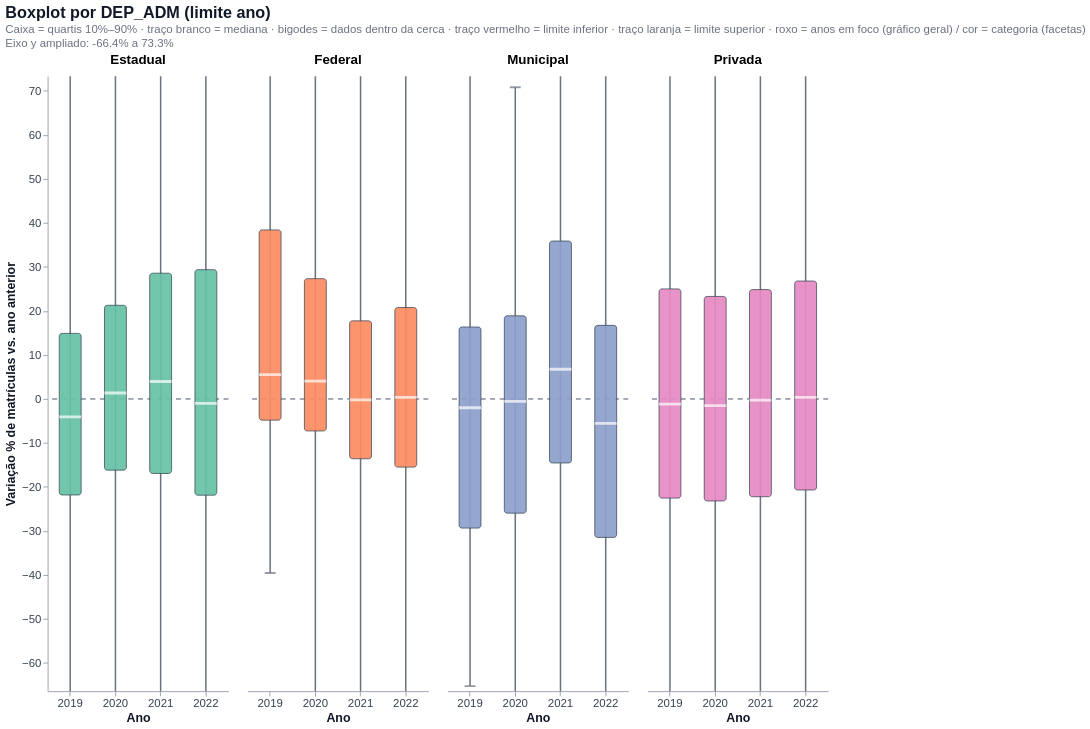

Here is the notebook cell this chart was saved with:
### Markdown cell above
### 6.2 — Boxplots facetados por categoria
Mesmos limites da etapa 3 (calculados com todas as escolas do ano). Sem pontos individuais, para ficar leve.

### Code cell
def boxplot_facetado(d, dim, modo):
    dd = d[d["ANO"].isin(ANOS_FOCO)] if BOXPLOT_SO_ANOS_FOCO else d
    if dd.empty:
        print(f"[{dim}] Nenhuma linha nos anos {ANOS_FOCO}. Anos disponíveis: {sorted(int(a) for a in d['ANO'].unique())}")
        return None
    dd = dd.copy()
    dd[dim] = dd[dim].fillna("(vazio)").astype(str)   # NaN não derruba o groupby
    stats = estatisticas_box(dd, ["ANO", dim], modo)
    if stats.empty or "n" not in stats.columns:
        print(f"[{dim}] Sem dados para o boxplot.")
        return None
    stats = stats[stats["n"] >= N_MIN_CATEGORIA]
    if stats.empty:
        print(f"[{dim}] Nenhuma categoria com pelo menos {N_MIN_CATEGORIA} escolas/ano. Diminua N_MIN_CATEGORIA.")
        return None
    n_fac = stats[dim].nunique()
    n_anos = stats["ANO"].nunique()
    larg = int(max(110, (LARGURA_GRAFICO - 60 * n_fac) / n_fac))
    tam = tamanho_caixa(n_anos, larg)
    x_enc = alt.X("ANO:O", title="Ano", axis=alt.Axis(labelAngle=0))
    dom = dominio_y(d, stats)
    camadas = camadas_boxplot(stats, alt.Chart(stats), x_enc, dom, tam, cor_por=dim)
    graf = (alt.layer(*camadas).properties(width=larg, height=int(ALTURA_GRAFICO * 0.85))
            .facet(column=alt.Column(f"{dim}:N", title=None, header=alt.Header(labelFontSize=14, labelFontWeight="bold")))
            .properties(title=alt.Title(f"Boxplot por {dim} (limite {modo.lower()})",
                                        subtitle=[LEGENDA_BOX.format(qi=Q_INFERIOR, qs=Q_SUPERIOR), f"Eixo y ampliado: {dom[0]:.1f}% a {dom[1]:.1f}%"])))
    return estilizar(graf)


def relatar_facetados(d):
    for dim in BOXPLOT_POR:
        if dim in d.columns:
            graf = boxplot_facetado(d, dim, LIMITE_PARA_CRUZAMENTO)
            mostrar(graf, f"Boxplot facetado por {dim}")


secao("Etapa 6.2 — Boxplots facetados")
relatar_facetados(dados)

### Figure 1 — Vega-Lite specification as saved in the notebook (floating-point values rounded to 4 significant figures)
{"config": {"view": {"continuousWidth": 300, "continuousHeight": 300, "stroke": null}, "axis": {"domainColor": "#9CA3AF", "gridColor": "#E5E7EB", "labelColor": "#374151", "labelFontSize": 12, "tickColor": "#9CA3AF", "titleColor": "#111827", "titleFontSize": 13}, "legend": {"labelFontSize": 12, "symbolSize": 120, "titleFontSize": 12}, "range": {"category": {"scheme": "set2"}}, "title": {"anchor": "start", "color": "#111827", "fontSize": 17, "subtitleColor": "#6B7280", "subtitleFontSize": 12}}, "data": {"name": "data-23195341fbb80901c8d237e2725926aa"}, "facet": {"column": {"field": "DEP_ADM", "header": {"labelFontSize": 14, "labelFontWeight": "bold"}, "title": null, "type": "nominal"}}, "spec": {"layer": [{"mark": {"type": "rule", "clip": true, "color": "#9CA3AF", "strokeDash": [5, 5]}, "encoding": {"y": {"scale": {"clamp": false, "domain": [-66.4, 73.34], "nice": false}, "datum": 0}}}, {"mark": {"type": "rule", "clip": true, "color": "#6B7280", "strokeWidth": 1.6}, "encoding": {"x": {"axis": {"labelAngle": 0}, "field": "ANO", "title": "Ano", "type": "ordinal"}, "y": {"field": "bigode_inf", "scale": {"clamp": false, "domain": [-66.4, 73.34], "nice": false}, "title": "Variação % de matrículas vs. ano anterior", "type": "quantitative"}, "y2": {"field": "bigode_sup"}}}, {"mark": {"type": "tick", "clip": true, "color": "#6B7280", "size": 11.5, "thickness": 2}, "encoding": {"x": {"axis": {"labelAngle": 0}, "field": "ANO", "title": "Ano", "type": "ordinal"}, "y": {"field": "bigode_inf", "scale": {"clamp": false, "domain": [-66.4, 73.34], "nice": false}, "type": "quantitative"}}}, {"mark": {"type": "tick", "clip": true, "color": "#6B7280", "size": 11.5, "thickness": 2}, "encoding": {"x": {"axis": {"labelAngle": 0}, "field": "ANO", "title": "Ano", "type": "ordinal"}, "y": {"field": "bigode_sup", "scale": {"clamp": false, "domain": [-66.4, 73.34], "nice": false}, "type": "quantitative"}}}, {"mark": {"type": "bar", "clip": true, "cornerRadius": 3, "opacity": 0.92, "size": 23, "stroke": "#2F3E4E", "strokeWidth": 0.8}, "encoding": {"color": {"field": "DEP_ADM", "legend": null, "scale": {"scheme": "set2"}, "type": "nominal"}, "tooltip": [{"field": "ANO", "title": "Ano", "type": "ordinal"}, {"field": "n", "title": "escolas", "type": "quantitative"}, {"field": "q_inf", "format": ".1f", "title": "quartil inferior", "type": "quantitative"}, {"field": "mediana", "format": ".1f", "title": "mediana", "type": "quantitative"}, {"field": "q_sup", "format": ".1f", "title": "quartil superior", "type": "quantitative"}, {"field": "lim_inf", "format": ".1f", "title": "limite inferior", "type": "quantitative"}, {"field": "lim_sup", "format": ".1f", "title": "limite superior", "type": "quantitative"}, {"field": "pct_marcada", "format": ".1f", "title": "% marcadas", "type": "quantitative"}], "x": {"axis": {"labelAngle": 0}, "field": "ANO", "title": "Ano", "type": "ordinal"}, "y": {"field": "q_inf", "scale": {"clamp": false, "domain": [-66.4, 73.34], "nice": false}, "type": "quantitative"}, "y2": {"field": "q_sup"}}}, {"mark": {"type": "tick", "clip": true, "color": "white", "size": 23, "thickness": 3}, "encoding": {"x": {"axis": {"labelAngle": 0}, "field": "ANO", "title": "Ano", "type": "ordinal"}, "y": {"field": "mediana", "scale": {"clamp": false, "domain": [-66.4, 73.34], "nice": false}, "type": "quantitative"}}}, {"mark": {"type": "tick", "clip": true, "color": "#D1495B", "size": 32.2, "thickness": 3}, "encoding": {"x": {"axis": {"labelAngle": 0}, "field": "ANO", "title": "Ano", "type": "ordinal"}, "y": {"field": "lim_inf", "scale": {"clamp": false, "domain": [-66.4, 73.34], "nice": false}, "type": "quantitative"}}}, {"mark": {"type": "tick", "clip": true, "color": "#E8A33D", "size": 32.2, "thickness": 3}, "encoding": {"x": {"axis": {"labelAngle": 0}, "field": "ANO", "title": "Ano", "type": "ordinal"}, "y": {"field": "lim_sup", "scale": {"clamp": false, "domain": [-66.4, 73.34], "nice": false}, "type": "quantitative"}}}], "height": 646, "width": 190}, "title": {"text": "Boxplot por DEP_ADM (limite ano)", "subtitle": ["Caixa = quartis 10%–90% · traço branco = mediana · bigodes = dados dentro da cerca · traço vermelho = limite inferior · traço laranja = limite superior · roxo = anos em foco (gráfico geral) / cor = categoria (facetas)", "Eixo y ampliado: -66.4% a 73.3%"]}, "$schema": "https://vega.github.io/schema/vega-lite/v5.20.1.json", "datasets": {"data-23195341fbb80901c8d237e2725926aa": [{"ANO": 2019, "DEP_ADM": "Estadual", "q_inf": -21.83, "mediana": -4.082, "q_sup": 14.89, "bigode_inf": -81.54, "bigode_sup": 78.57, "lim_inf": -82.13, "lim_sup": 78.74, "n": 18874, "pct_marcada": 0.05298}, {"ANO": 2019, "DEP_ADM": "Federal", "q_inf": -4.828, "mediana": 5.513, "q_sup": 38.4, "bigode_inf": -39.56, "bigode_sup": 78.21, "lim_inf": -82.13, "lim_sup": 78.74, "n": 573, "pct_marcada": 0.0}, {"ANO": 2019, "DEP_ADM": "Municipal", "q_inf": -29.35, "mediana": -1.996, "q_sup": 16.35, "bigode_inf": -65.25, "bigode_sup": 78.38, "lim_inf": -82.13, "lim_sup": 78.74, "n": 161, "pct_marcada": 0.6211}, {"ANO": 2019, "DEP_ADM": "Privada", "q_inf": -22.54, "mediana": -1.176, "q_sup": 25.0, "bigode_inf": -81.82, "bigode_sup": 78.72, "lim_inf": -82.13, "lim_sup": 78.74, "n": 7100, "pct_marcada": 0.08451}, {"ANO": 2020, "DEP_ADM": "Estadual", "q_inf": -16.19, "mediana": 1.339, "q_sup": 21.28, "bigode_inf": -76.58, "bigode_sup": 81.46, "lim_inf": -77.81, "lim_sup": 81.74, "n": 18862, "pct_marcada": 0.09543}, {"ANO": 2020, "DEP_ADM": "Federal", "q_inf": -7.28, "mediana": 4.054, "q_sup": 27.33, "bigode_inf": -77.76, "bigode_sup": 79.11, "lim_inf": -77.81, "lim_sup": 81.74, "n": 583, "pct_marcada": 0.0}, {"ANO": 2020, "DEP_ADM": "Municipal", "q_inf": -25.96, "mediana": -0.554, "q_sup": 18.89, "bigode_inf": -73.17, "bigode_sup": 70.83, "lim_inf": -77.81, "lim_sup": 81.74, "n": 163, "pct_marcada": 0.0}, {"ANO": 2020, "DEP_ADM": "Privada", "q_inf": -23.18, "mediana": -1.522, "q_sup": 23.29, "bigode_inf": -75.56, "bigode_sup": 81.58, "lim_inf": -77.81, "lim_sup": 81.74, "n": 7106, "pct_marcada": 0.09851}, {"ANO": 2021, "DEP_ADM": "Estadual", "q_inf": -16.94, "mediana": 3.949, "q_sup": 28.57, "bigode_inf": -85.6, "bigode_sup": 96.47, "lim_inf": -87.36, "lim_sup": 96.48, "n": 18901, "pct_marcada": 0.02645}, {"ANO": 2021, "DEP_ADM": "Federal", "q_inf": -13.6, "mediana": -0.2247, "q_sup": 17.74, "bigode_inf": -82.89, "bigode_sup": 94.83, "lim_inf": -87.36, "lim_sup": 96.48, "n": 589, "pct_marcada": 0.0}, {"ANO": 2021, "DEP_ADM": "Municipal", "q_inf": -14.56, "mediana": 6.742, "q_sup": 35.88, "bigode_inf": -72.41, "bigode_sup": 78.57, "lim_inf": -87.36, "lim_sup": 96.48, "n": 160, "pct_marcada": 0.0}, {"ANO": 2021, "DEP_ADM": "Privada", "q_inf": -22.22, "mediana": -0.2731, "q_sup": 24.84, "bigode_inf": -86.05, "bigode_sup": 96.28, "lim_inf": -87.36, "lim_sup": 96.48, "n": 7126, "pct_marcada": 0.02807}, {"ANO": 2022, "DEP_ADM": "Estadual", "q_inf": -21.88, "mediana": -1.0, "q_sup": 29.37, "bigode_inf": -94.0, "bigode_sup": 103.6, "lim_inf": -96.75, "lim_sup": 103.6, "n": 19005, "pct_marcada": 0.0}, {"ANO": 2022, "DEP_ADM": "Federal", "q_inf": -15.5, "mediana": 0.3356, "q_sup": 20.76, "bigode_inf": -90.62, "bigode_sup": 95.96, "lim_inf": -96.75, "lim_sup": 103.6, "n": 589, "pct_marcada": 0.0}, {"ANO": 2022, "DEP_ADM": "Municipal", "q_inf": -31.47, "mediana": -5.556, "q_sup": 16.71, "bigode_inf": -81.82, "bigode_sup": 89.66, "lim_inf": -96.75, "lim_sup": 103.6, "n": 155, "pct_marcada": 0.0}, {"ANO": 2022, "DEP_ADM": "Privada", "q_inf": -20.7, "mediana": 0.3384, "q_sup": 26.79, "bigode_inf": -94.83, "bigode_sup": 103.2, "lim_inf": -96.75, "lim_sup": 103.6, "n": 7150, "pct_marcada": 0.01399}]}}
